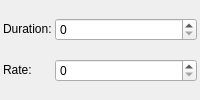
           <widget class="QWidget" name="pgShakeScreen_9">
            <layout class="QGridLayout" name="gridLayout_18">
             <property name="leftMargin">
              <number>3</number>
             </property>
             <property name="topMargin">
              <number>3</number>
             </property>
             <property name="rightMargin">
              <number>3</number>
             </property>
             <property name="bottomMargin">
              <number>3</number>
             </property>
             <property name="spacing">
              <number>3</number>
             </property>
             <item row="1" column="2">
              <widget class="QSpinBox" name="numShakeRate"/>
             </item>
             <item row="0" column="1">
              <widget class="QLabel" name="label_12">
               <property name="sizePolicy">
                <sizepolicy hsizetype="Fixed" vsizetype="Fixed">
                 <horstretch>0</horstretch>
                 <verstretch>0</verstretch>
                </sizepolicy>
               </property>
               <property name="text">
                <string>Duration:</string>
               </property>
              </widget>
             </item>
             <item row="0" column="2">
              <widget class="QSpinBox" name="numShakeDuration"/>
             </item>
             <item row="1" column="1">
              <widget class="QLabel" name="label_24">
               <property name="sizePolicy">
                <sizepolicy hsizetype="Fixed" vsizetype="Fixed">
                 <horstretch>0</horstretch>
                 <verstretch>0</verstretch>
                </sizepolicy>
               </property>
               <property name="text">
                <string>Rate:</string>
               </property>
              </widget>
             </item>
            </layout>
           </widget>
